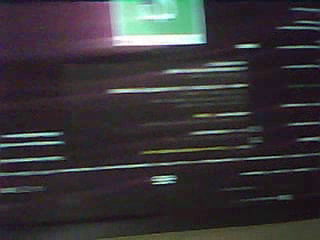
#> input picture frame 35 of videos/basicvideo.mp4, 320 x 240 px, given in place of video, which was not available
$ python test.py
#> lines starting #> are read from the running program, lines starting #| are printed output that depends on the picture
import cv2

cap= cv2.VideoCapture("http://192.168.1.101:4747/video")

width= int(cap.get(cv2.CAP_PROP_FRAME_WIDTH))
height= int(cap.get(cv2.CAP_PROP_FRAME_HEIGHT))

writer= cv2.VideoWriter('videos/tx.mp4', cv2.VideoWriter_fourcc(*'DIVX'), 20, (width,height))


while True:
    ret,frame= cap.read()
#> frame is the input picture: shape (240, 320, 3); mean B, G, R 57.1, 54.4, 57.1
    frame = cv2.rotate(frame, cv2.ROTATE_180)
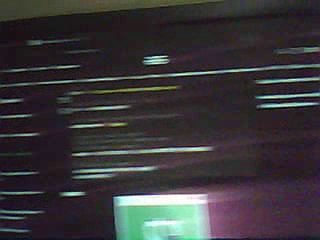
#> frame: shape (240, 320, 3); mean B, G, R 57.1, 54.4, 57.1
    writer.write(frame)

    cv2.imshow('frame', frame)

    if cv2.waitKey(1) & 0xFF == 27:
#> (key Esc is pressed here)
        break

cap.release()
writer.release()
cv2.destroyAllWindows()

$ run again, starting later in the video
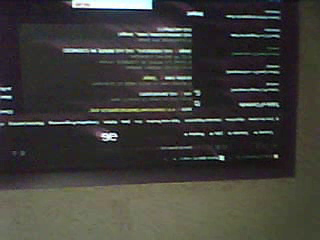
#> input picture frame 160 of videos/basicvideo.mp4, 320 x 240 px, given in place of video, which was not available
#> frame is the input picture: shape (240, 320, 3); mean B, G, R 58.9, 62.9, 63.8
#> `frame = cv2.rotate(frame, cv2.ROTATE_180)`:
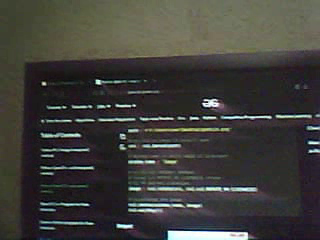
#> frame: shape (240, 320, 3); mean B, G, R 58.9, 62.9, 63.8

$ run again, starting later in the video
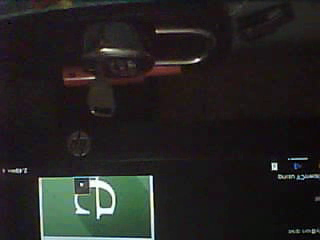
#> input picture frame 285 of videos/basicvideo.mp4, 320 x 240 px, given in place of video, which was not available
#> frame is the input picture: shape (240, 320, 3); mean B, G, R 33.6, 35, 36.2
#> `frame = cv2.rotate(frame, cv2.ROTATE_180)`:
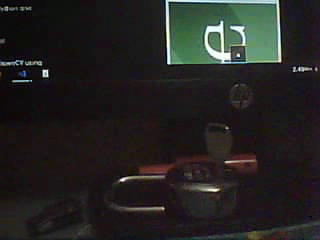
#> frame: shape (240, 320, 3); mean B, G, R 33.6, 35, 36.2
